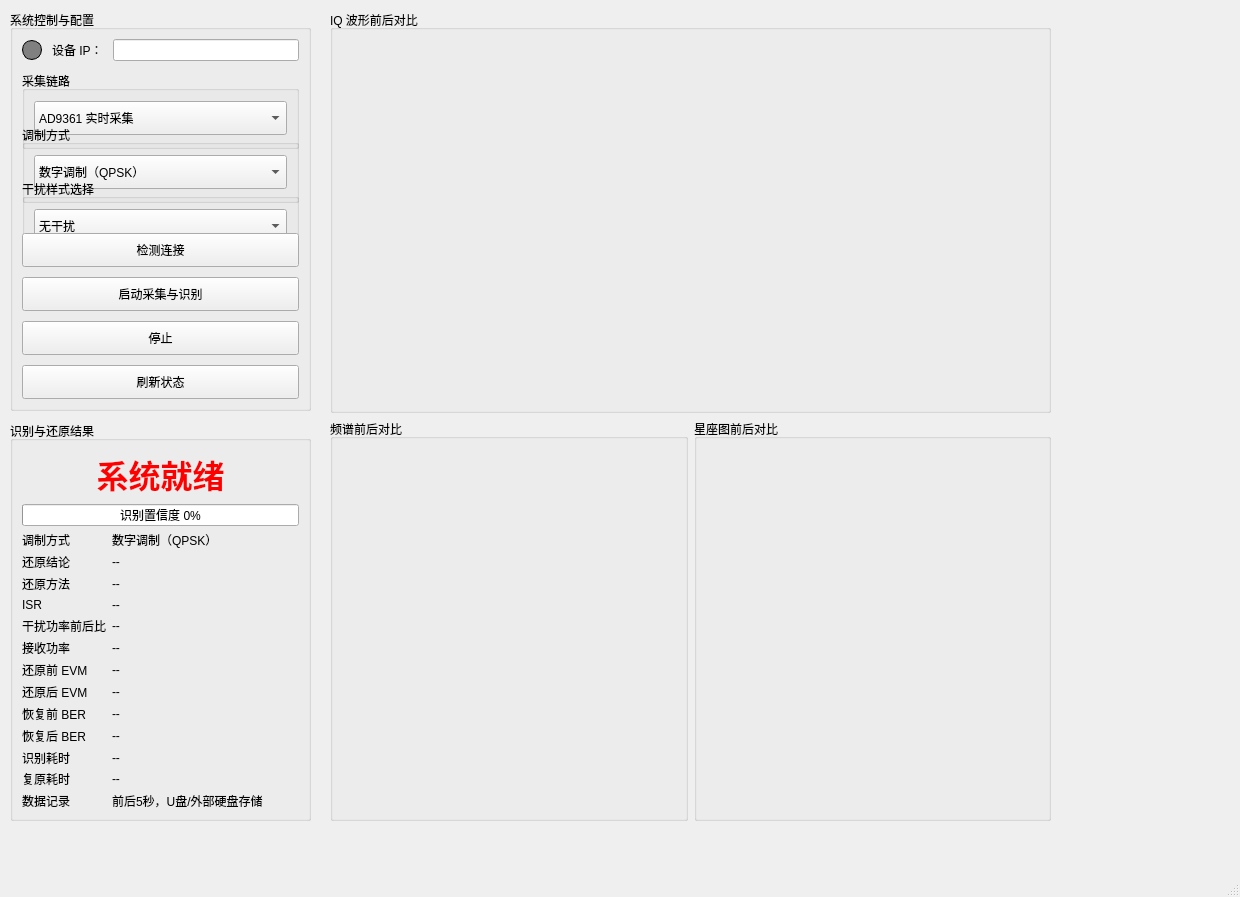
<?xml version="1.0" encoding="UTF-8"?>
<ui version="4.0">
 <class>MainWindow</class>
 <widget class="QMainWindow" name="MainWindow">
  <property name="geometry">
   <rect>
    <x>0</x>
    <y>0</y>
    <width>1240</width>
    <height>897</height>
   </rect>
  </property>
  <property name="windowTitle">
   <string>RK3588无线电干扰识别与还原系统</string>
  </property>
  <widget class="QWidget" name="centralwidget">
   <widget class="QWidget" name="layoutWidget">
    <property name="geometry">
     <rect>
      <x>10</x>
      <y>10</y>
      <width>301</width>
      <height>811</height>
     </rect>
    </property>
    <layout class="QVBoxLayout" name="verticalLayout_6">
     <property name="spacing">
      <number>10</number>
     </property>
     <item>
      <widget class="QGroupBox" name="groupBox">
       <property name="title">
        <string>系统控制与配置</string>
       </property>
       <layout class="QVBoxLayout" name="verticalLayout_4">
        <property name="spacing">
         <number>10</number>
        </property>
        <item>
         <layout class="QHBoxLayout" name="horizontalLayout_2">
          <item>
           <widget class="QLabel" name="label_status_light">
            <property name="minimumSize">
             <size>
              <width>20</width>
              <height>20</height>
             </size>
            </property>
            <property name="maximumSize">
             <size>
              <width>20</width>
              <height>20</height>
             </size>
            </property>
            <property name="styleSheet">
             <string notr="true">background-color: gray;
border-radius: 10px;
border: 1px solid black;</string>
            </property>
            <property name="text">
             <string/>
            </property>
           </widget>
          </item>
          <item>
           <widget class="QLabel" name="label_ip">
            <property name="text">
             <string>设备 IP：</string>
            </property>
           </widget>
          </item>
          <item>
           <widget class="QLineEdit" name="lineEdit_ip"/>
          </item>
         </layout>
        </item>
        <item>
         <widget class="QGroupBox" name="groupBox_6">
          <property name="minimumSize">
           <size>
            <width>0</width>
            <height>78</height>
           </size>
          </property>
          <property name="title">
           <string>采集链路</string>
          </property>
          <layout class="QVBoxLayout" name="verticalLayout_5">
           <property name="spacing">
            <number>6</number>
           </property>
           <item>
            <widget class="QComboBox" name="comboBox_2">
             <property name="minimumSize">
              <size>
               <width>0</width>
               <height>34</height>
              </size>
             </property>
             <item>
              <property name="text">
               <string>AD9361 实时采集</string>
              </property>
             </item>
             <item>
              <property name="text">
               <string>预留</string>
              </property>
             </item>
            </widget>
           </item>
          </layout>
         </widget>
        </item>
        <item>
         <widget class="QGroupBox" name="groupBox_modulation">
          <property name="minimumSize">
           <size>
            <width>0</width>
            <height>78</height>
           </size>
          </property>
          <property name="title">
           <string>调制方式</string>
          </property>
          <layout class="QVBoxLayout" name="verticalLayout_modulation">
           <property name="spacing">
            <number>6</number>
           </property>
           <item>
            <widget class="QComboBox" name="comboBox_modulation">
             <property name="minimumSize">
              <size>
               <width>0</width>
               <height>34</height>
              </size>
             </property>
             <item>
              <property name="text">
               <string>数字调制（QPSK）</string>
              </property>
             </item>
             <item>
              <property name="text">
               <string>模拟调制（FM）</string>
              </property>
             </item>
            </widget>
           </item>
          </layout>
         </widget>
        </item>
        <item>
         <widget class="QGroupBox" name="groupBox_2">
          <property name="minimumSize">
           <size>
            <width>0</width>
            <height>78</height>
           </size>
          </property>
          <property name="title">
           <string>干扰样式选择</string>
          </property>
          <layout class="QVBoxLayout" name="verticalLayout_3">
           <property name="spacing">
            <number>6</number>
           </property>
           <item>
            <widget class="QComboBox" name="comboBox">
             <property name="minimumSize">
              <size>
               <width>0</width>
               <height>34</height>
              </size>
             </property>
             <item>
              <property name="text">
               <string>无干扰</string>
              </property>
             </item>
             <item>
              <property name="text">
               <string>单频</string>
              </property>
             </item>
             <item>
              <property name="text">
               <string>窄带</string>
              </property>
             </item>
             <item>
              <property name="text">
               <string>宽带</string>
              </property>
             </item>
             <item>
              <property name="text">
               <string>梳状谱</string>
              </property>
             </item>
             <item>
              <property name="text">
               <string>白噪声</string>
              </property>
             </item>
             <item>
              <property name="text">
               <string>噪声调频</string>
              </property>
             </item>
            </widget>
           </item>
          </layout>
         </widget>
        </item>
        <item>
         <widget class="QPushButton" name="btnConnect">
          <property name="minimumSize">
           <size>
            <width>0</width>
            <height>34</height>
           </size>
          </property>
          <property name="text">
           <string>检测连接</string>
          </property>
         </widget>
        </item>
        <item>
         <widget class="QPushButton" name="btnStart">
          <property name="minimumSize">
           <size>
            <width>0</width>
            <height>34</height>
           </size>
          </property>
          <property name="text">
           <string>启动采集与识别</string>
          </property>
         </widget>
        </item>
        <item>
         <widget class="QPushButton" name="btnStop">
          <property name="minimumSize">
           <size>
            <width>0</width>
            <height>34</height>
           </size>
          </property>
          <property name="text">
           <string>停止</string>
          </property>
         </widget>
        </item>
        <item>
         <widget class="QPushButton" name="btnRefresh">
          <property name="minimumSize">
           <size>
            <width>0</width>
            <height>34</height>
           </size>
          </property>
          <property name="text">
           <string>刷新状态</string>
          </property>
         </widget>
        </item>
       </layout>
      </widget>
     </item>
     <item>
      <widget class="QGroupBox" name="groupBox_7">
       <property name="title">
        <string>识别与还原结果</string>
       </property>
       <layout class="QVBoxLayout" name="verticalLayout">
        <item>
         <widget class="QLabel" name="label_result">
          <property name="enabled">
           <bool>true</bool>
          </property>
          <property name="styleSheet">
           <string notr="true">font-size: 24pt;
font-weight: bold;
color: red;</string>
          </property>
          <property name="text">
           <string>系统就绪</string>
          </property>
          <property name="alignment">
           <set>Qt::AlignmentFlag::AlignCenter</set>
          </property>
         </widget>
        </item>
        <item>
         <widget class="QProgressBar" name="progressBar_conf">
          <property name="value">
           <number>0</number>
          </property>
          <property name="format">
           <string>识别置信度 %p%</string>
          </property>
         </widget>
        </item>
        <item>
         <layout class="QFormLayout" name="formLayout_metrics">
          <item row="0" column="0">
           <widget class="QLabel" name="label_modulation_title">
            <property name="text">
             <string>调制方式</string>
            </property>
           </widget>
          </item>
          <item row="0" column="1">
           <widget class="QLabel" name="label_modulation_value">
            <property name="text">
             <string>数字调制（QPSK）</string>
            </property>
           </widget>
          </item>
          <item row="1" column="0">
           <widget class="QLabel" name="label_restore_status_title">
            <property name="text">
             <string>还原结论</string>
            </property>
           </widget>
          </item>
          <item row="1" column="1">
           <widget class="QLabel" name="label_restore_status">
            <property name="text">
             <string>--</string>
            </property>
           </widget>
          </item>
          <item row="2" column="0">
           <widget class="QLabel" name="label_restore_method_title">
            <property name="text">
             <string>还原方法</string>
            </property>
           </widget>
          </item>
          <item row="2" column="1">
           <widget class="QLabel" name="label_restore_method">
            <property name="text">
             <string>--</string>
            </property>
           </widget>
          </item>
          <item row="3" column="0">
           <widget class="QLabel" name="label_metric_isr_title">
            <property name="text">
             <string>ISR</string>
            </property>
           </widget>
          </item>
          <item row="3" column="1">
           <widget class="QLabel" name="label_metric_isr">
            <property name="text">
             <string>--</string>
            </property>
           </widget>
          </item>
          <item row="4" column="0">
           <widget class="QLabel" name="label_metric_power_ratio_title">
            <property name="text">
             <string>干扰功率前后比</string>
            </property>
           </widget>
          </item>
          <item row="4" column="1">
           <widget class="QLabel" name="label_metric_power_ratio">
            <property name="text">
             <string>--</string>
            </property>
           </widget>
          </item>
          <item row="5" column="0">
           <widget class="QLabel" name="label_metric_power_dbm_title">
            <property name="text">
             <string>接收功率</string>
            </property>
           </widget>
          </item>
          <item row="5" column="1">
           <widget class="QLabel" name="label_metric_power_dbm">
            <property name="text">
             <string>--</string>
            </property>
           </widget>
          </item>
          <item row="6" column="0">
           <widget class="QLabel" name="label_metric_evm_before_title">
            <property name="text">
             <string>还原前 EVM</string>
            </property>
           </widget>
          </item>
          <item row="6" column="1">
           <widget class="QLabel" name="label_metric_evm_before">
            <property name="text">
             <string>--</string>
            </property>
           </widget>
          </item>
          <item row="7" column="0">
           <widget class="QLabel" name="label_metric_evm_after_title">
            <property name="text">
             <string>还原后 EVM</string>
            </property>
           </widget>
          </item>
          <item row="7" column="1">
           <widget class="QLabel" name="label_metric_evm_after">
            <property name="text">
             <string>--</string>
            </property>
           </widget>
          </item>
          <item row="8" column="0">
           <widget class="QLabel" name="label_extra_metric1_title">
            <property name="text">
             <string>恢复前 BER</string>
            </property>
           </widget>
          </item>
          <item row="8" column="1">
           <widget class="QLabel" name="label_extra_metric1_value">
            <property name="text">
             <string>--</string>
            </property>
           </widget>
          </item>
          <item row="9" column="0">
           <widget class="QLabel" name="label_extra_metric2_title">
            <property name="text">
             <string>恢复后 BER</string>
            </property>
           </widget>
          </item>
          <item row="9" column="1">
           <widget class="QLabel" name="label_extra_metric2_value">
            <property name="text">
             <string>--</string>
            </property>
           </widget>
          </item>
          <item row="10" column="0">
           <widget class="QLabel" name="label_recognition_time_title">
            <property name="text">
             <string>识别耗时</string>
            </property>
           </widget>
          </item>
          <item row="10" column="1">
           <widget class="QLabel" name="label_recognition_time_value">
            <property name="text">
             <string>--</string>
            </property>
           </widget>
          </item>
          <item row="11" column="0">
           <widget class="QLabel" name="label_restoration_time_title">
            <property name="text">
             <string>复原耗时</string>
            </property>
           </widget>
          </item>
          <item row="11" column="1">
           <widget class="QLabel" name="label_restoration_time_value">
            <property name="text">
             <string>--</string>
            </property>
           </widget>
          </item>
          <item row="12" column="0">
           <widget class="QLabel" name="label_record_status_title">
            <property name="text">
             <string>数据记录</string>
            </property>
           </widget>
          </item>
          <item row="12" column="1">
           <widget class="QLabel" name="label_record_status_value">
            <property name="text">
             <string>前后5秒，U盘/外部硬盘存储</string>
            </property>
           </widget>
          </item>
         </layout>
        </item>
       </layout>
      </widget>
     </item>
    </layout>
   </widget>
   <widget class="QWidget" name="layoutWidget">
    <property name="geometry">
     <rect>
      <x>330</x>
      <y>10</y>
      <width>721</width>
      <height>811</height>
     </rect>
    </property>
    <layout class="QVBoxLayout" name="verticalLayout_2">
     <item>
      <widget class="QGroupBox" name="groupBox_3">
       <property name="title">
        <string>IQ 波形前后对比</string>
       </property>
       <layout class="QHBoxLayout" name="horizontalLayout">
        <item>
         <widget class="QCustomPlot" name="widget_iq" native="true"/>
        </item>
       </layout>
      </widget>
     </item>
     <item>
      <layout class="QHBoxLayout" name="horizontalLayout_5">
       <item>
        <widget class="QGroupBox" name="groupBox_4">
         <property name="title">
          <string>频谱前后对比</string>
         </property>
         <layout class="QHBoxLayout" name="horizontalLayout_4">
          <item>
           <widget class="QCustomPlot" name="widget_spec" native="true"/>
          </item>
         </layout>
        </widget>
       </item>
       <item>
        <widget class="QGroupBox" name="groupBox_5">
         <property name="title">
          <string>星座图前后对比</string>
         </property>
         <layout class="QHBoxLayout" name="horizontalLayout_3">
          <item>
           <widget class="QCustomPlot" name="widget_const" native="true">
            <property name="minimumSize">
             <size>
              <width>260</width>
              <height>260</height>
             </size>
            </property>
           </widget>
          </item>
         </layout>
        </widget>
       </item>
      </layout>
     </item>
    </layout>
   </widget>
  </widget>
  <widget class="QMenuBar" name="menubar">
   <property name="geometry">
    <rect>
     <x>0</x>
     <y>0</y>
     <width>1240</width>
     <height>24</height>
    </rect>
   </property>
  </widget>
  <widget class="QStatusBar" name="statusbar"/>
 </widget>
 <customwidgets>
  <customwidget>
   <class>QCustomPlot</class>
   <extends>QWidget</extends>
   <header>qcustomplot.h</header>
   <container>1</container>
  </customwidget>
 </customwidgets>
 <resources/>
 <connections/>
</ui>
